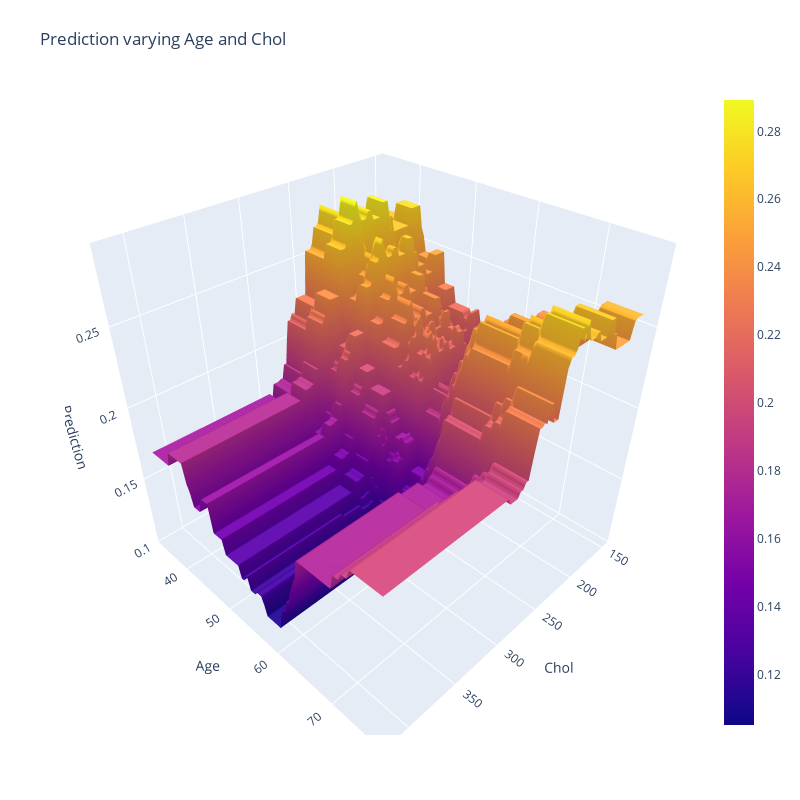

This figure's notebook cell:
### Code cell
import plotly.graph_objects as go
range_feature_0 = max_vals_train[0] - min_vals_train[0]
fig = go.Figure(data=[go.Surface(
    x=values * range_feature_3 + min_vals_train[3],
    y=values * range_feature_0 + min_vals_train[0],
    z=predictions.reshape((n_samples, n_samples)),
    )])
fig.update_scenes(xaxis_title_text='Chol',
                  yaxis_title_text='Age',
                  zaxis_title_text='Prediction')

fig.update_layout(title='Prediction varying Age and Chol', autosize=False,
                  width=800, height=800,
                  margin=dict(l=65, r=50, b=65, t=90))

fig.show()

### Figure 1 — Plotly figure (JSON) as saved in the notebook; plotly's stock layout.template omitted (floating-point values rounded to 4 significant figures; data arrays with more than 128 entries replaced by an {"elided": "..."} marker saying what was removed)
{"data": [{"type": "surface", "x": [149, 151.7, 154.4, 157.1, 159.8, 162.5, 165.2, 167.9, 170.7, 173.4, 176.1, 178.8, 181.5, 184.2, 186.9, 189.6, 192.3, 195.0, 197.7, 200.4, 203.1, 205.8, 208.6, 211.3, 214.0, 216.7, 219.4, 222.1, 224.8, 227.5, 230.2, 232.9, 235.6, 238.3, 241.0, 243.7, 246.5, 249.2, 251.9, 254.6, 257.3, 260.0, 262.7, 265.4, 268.1, 270.8, 273.5, 276.2, 278.9, 281.6, 284.4, 287.1, 289.8, 292.5, 295.2, 297.9, 300.6, 303.3, 306.0, 308.7, 311.4, 314.1, 316.8, 319.5, 322.3, 325.0, 327.7, 330.4, 333.1, 335.8, 338.5, 341.2, 343.9, 346.6, 349.3, 352.0, 354.7, 357.4, 360.2, 362.9, 365.6, 368.3, 371.0, 373.7, 376.4, 379.1, 381.8, 384.5, 387.2, 389.9, 392.6, 395.3, 398.1, 400.8, 403.5, 406.2, 408.9, 411.6, 414.3, 417], "y": [34, 34.43, 34.87, 35.3, 35.74, 36.17, 36.61, 37.04, 37.47, 37.91, 38.34, 38.78, 39.21, 39.65, 40.08, 40.52, 40.95, 41.38, 41.82, 42.25, 42.69, 43.12, 43.56, 43.99, 44.42, 44.86, 45.29, 45.73, 46.16, 46.6, 47.03, 47.46, 47.9, 48.33, 48.77, 49.2, 49.64, 50.07, 50.51, 50.94, 51.37, 51.81, 52.24, 52.68, 53.11, 53.55, 53.98, 54.41, 54.85, 55.28, 55.72, 56.15, 56.59, 57.02, 57.45, 57.89, 58.32, 58.76, 59.19, 59.63, 60.06, 60.49, 60.93, 61.36, 61.8, 62.23, 62.67, 63.1, 63.54, 63.97, 64.4, 64.84, 65.27, 65.71, 66.14, 66.58, 67.01, 67.44, 67.88, 68.31, 68.75, 69.18, 69.62, 70.05, 70.48, 70.92, 71.35, 71.79, 72.22, 72.66, 73.09, 73.53, 73.96, 74.39, 74.83, 75.26, 75.7, 76.13, 76.57, 77], "z": {"elided": "100x100 float values"}}], "layout": {"autosize": false, "height": 800, "margin": {"b": 65, "l": 65, "r": 50, "t": 90}, "scene": {"xaxis": {"title": {"text": "Chol"}}, "yaxis": {"title": {"text": "Age"}}, "zaxis": {"title": {"text": "Prediction"}}}, "title": {"text": "Prediction varying Age and Chol"}, "width": 800}}
